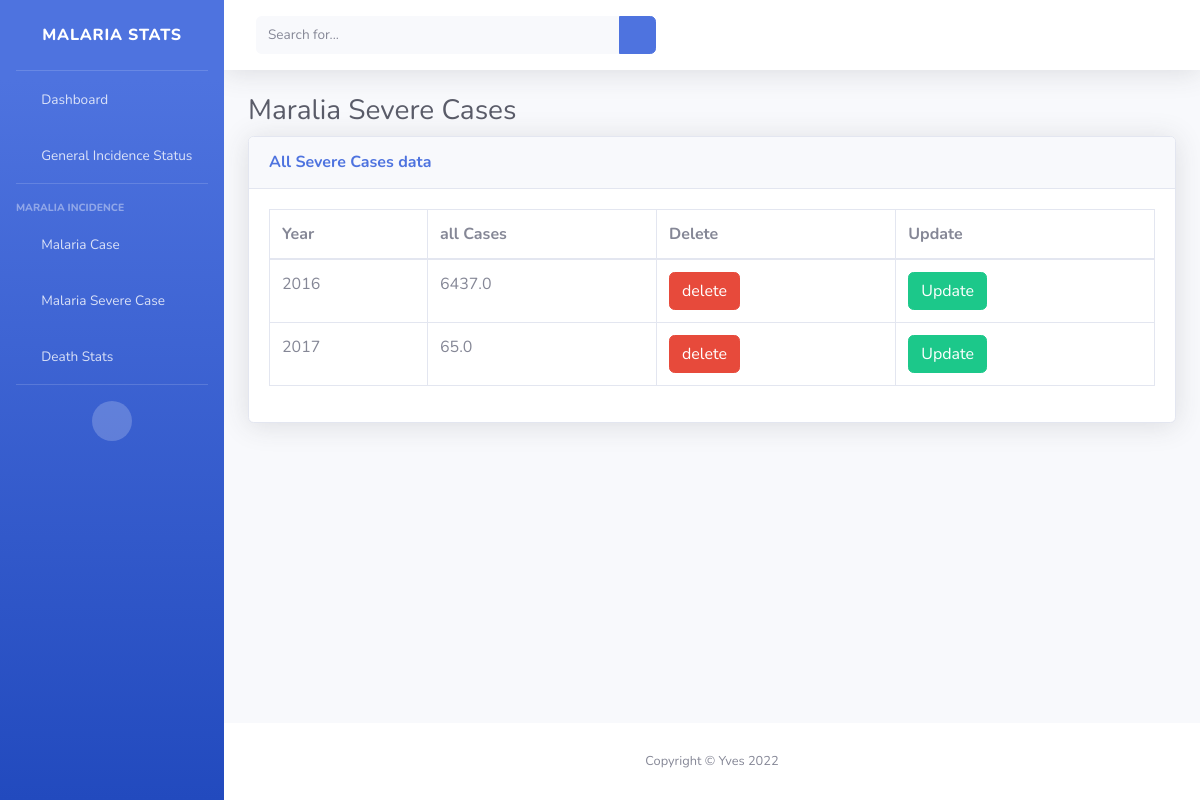
Screenshot of //severecase with the database file from the repository.
### home/models.py (models this page shows)
class SevereData(models.Model):
    year = models.CharField(max_length=250)
    value = models.FloatField()
    objects = DataFrameManager()

### home/views.py (the view)
# urls.py: path('/severecase', views.severecase, name='all_severe'),
def severecase(request):
    selectcase = SevereData.objects.all()
    contextdata = {
        'cases': selectcase
    }
    return render(request,'allsevere.html', context=contextdata)

### templates/allsevere.html (shortened to what this page needs)
{% extends 'base.html' %}
{% load static %}
{% block content %}
                <div class="container-fluid">
                    <h1 class="h3 mb-2 text-gray-800">Maralia Severe Cases</h1>
                    <div class="card shadow mb-4">
                        <div class="card-header py-3">
                            <h6 class="m-0 font-weight-bold text-primary">All Severe Cases data</h6>
                        </div>
                        <div class="card-body">
                            <div class="table-responsive">
                                <table class="table table-bordered" id="dataTable" width="100%" cellspacing="0">
                                    <thead>
                                        <tr>
                                            <th>Year</th>
                                            <th>all Cases</th>
                                            <th>Delete</th>
                                            <th>Update</th>
                                        </tr>
                                    </thead>
                                    <tbody>
                                      {% for x in cases %}
                                        <tr>
                                            <td>{{ x.year }}</td>
                                            <td>{{ x.value}}</td>
                                            <td><a href="{% url 'deleteSevere' id=x.id %}"><span class="btn btn-danger">delete</span></a></td>
                                            <td><a href="{% url 'updateSevere' id=x.id %}"><span class="btn btn-success">Update</span></a></td>
                                        </tr>
                                        {% endfor %}
                                    </tbody>
                                </table>
                            </div>
                        </div>
                    </div>
                </div>
{% endblock %}

### rows the page displays
SevereData: year "2016", value "6437.0"
SevereData: year "2017", value "65.0"
